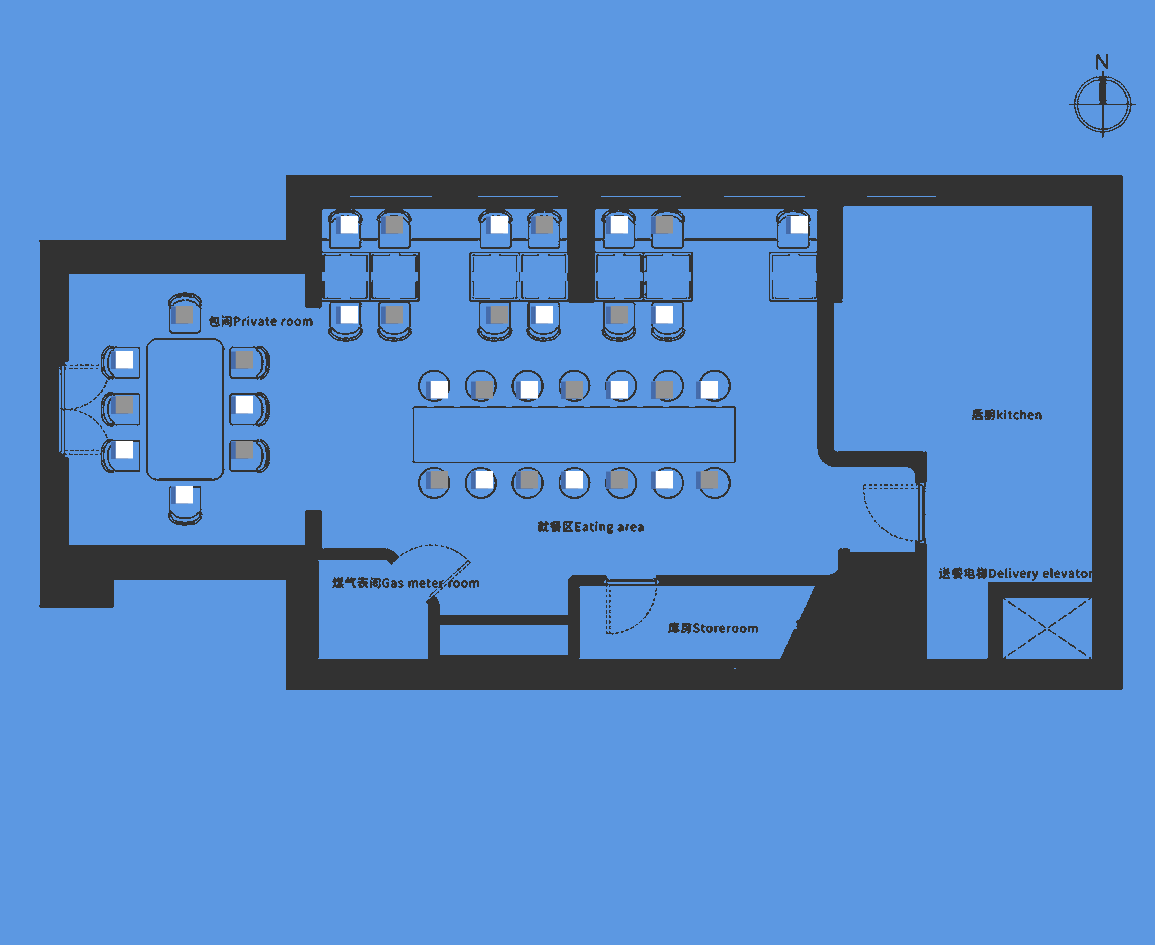

Here is the Python script that generated this plot:
# 5c98e2

from PIL import Image, ImageDraw, ImageFilter
import os
import p_config as cfg

cfg.decompile("lol1.json")
path = os.getcwd()
path = os.path.join(path, "images")
nodeOff_path = os.path.join(path, "unoccupied_nodes.png")
nodeOn_path = os.path.join(path, "occupied_nodes.png")
floorplan_path = cfg.postimgpath

node_off = Image.open(nodeOff_path)
node_off = node_off.resize((int(cfg.box_len*2.5), cfg.box_len*2))
node_on = Image.open(nodeOn_path)
node_on = node_on.resize((int(cfg.box_len*2.5), cfg.box_len*2))

bg = Image.new('RGBA', (cfg.canvas_xlen, cfg.canvas_ylen), (92, 152, 226, 255))
floorplan = Image.open(floorplan_path)

datas = floorplan.getdata()
newData = []
for item in datas:
    if item[3] > 100:
        #newData.append((51,82,133,255))
        newData.append((50,50,50,255))
    else:
        newData.append((0, 0, 0, 0))
floorplan.putdata(newData)

bg.paste(floorplan, (cfg.img_x_bb1, cfg.img_y_bb1), mask = floorplan)
#bg.paste(floorplan, (0,0), mask = floorplan)



for i in cfg.res.idxList:

    x = cfg.res.x_coord[i]
    y = cfg.res.y_coord[i]

    if cfg.res.occupied[i]: node = node_on
    else: node = node_off
    bg.paste(node, (int(x),int(y)))

#bg.paste(node_off,(0, 0))
#bg.paste(node_off,(100, 500))
bg.show()
bg.save('test.png', quality=95, format = "PNG")

